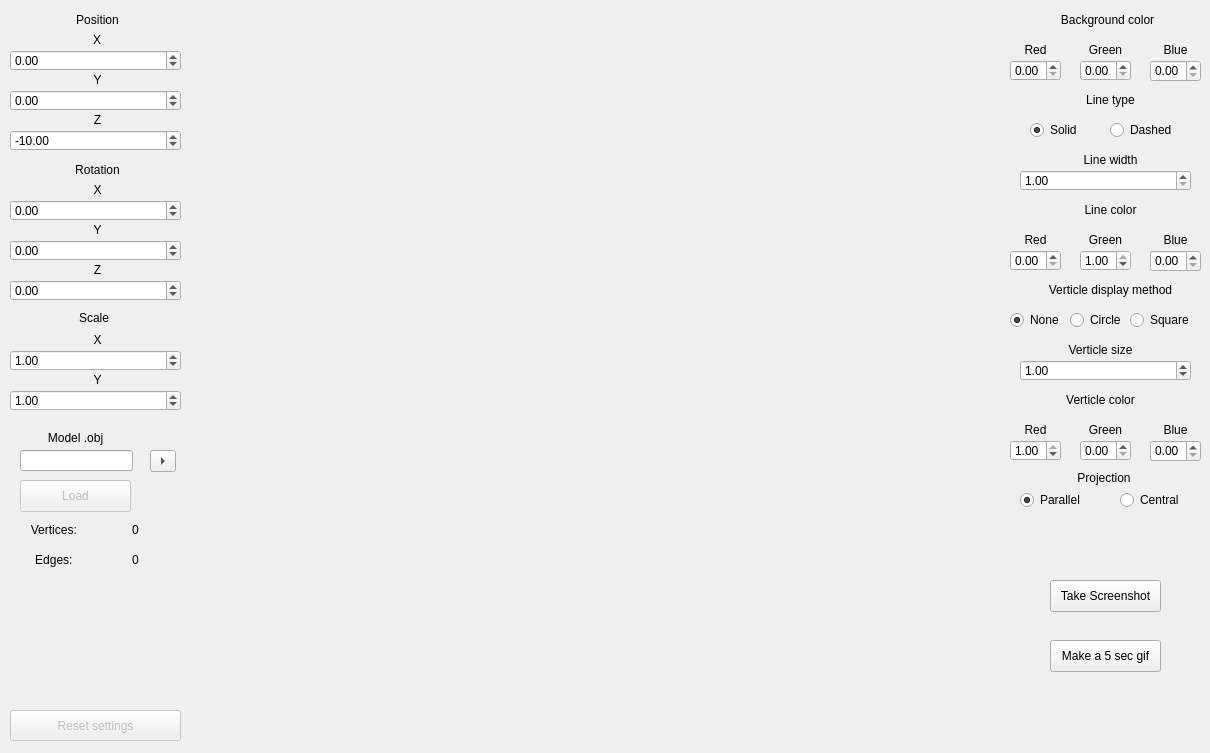
<?xml version="1.0" encoding="UTF-8"?>
<ui version="4.0">
 <class>MainWindow</class>
 <widget class="QMainWindow" name="MainWindow">
  <property name="geometry">
   <rect>
    <x>0</x>
    <y>0</y>
    <width>1210</width>
    <height>753</height>
   </rect>
  </property>
  <property name="minimumSize">
   <size>
    <width>1210</width>
    <height>753</height>
   </size>
  </property>
  <property name="maximumSize">
   <size>
    <width>1210</width>
    <height>753</height>
   </size>
  </property>
  <property name="windowTitle">
   <string>s21 Model Viewer</string>
  </property>
  <widget class="QWidget" name="centralwidget">
   <widget class="GLwidget" name="widget" native="true">
    <property name="geometry">
     <rect>
      <x>190</x>
      <y>0</y>
      <width>811</width>
      <height>751</height>
     </rect>
    </property>
    <property name="layoutDirection">
     <enum>Qt::LeftToRight</enum>
    </property>
    <property name="autoFillBackground">
     <bool>false</bool>
    </property>
   </widget>
   <widget class="QDoubleSpinBox" name="spinBox_blue">
    <property name="geometry">
     <rect>
      <x>1150</x>
      <y>60</y>
      <width>51</width>
      <height>22</height>
     </rect>
    </property>
    <property name="minimum">
     <double>0.000000000000000</double>
    </property>
    <property name="maximum">
     <double>1.000000000000000</double>
    </property>
    <property name="singleStep">
     <double>0.010000000000000</double>
    </property>
    <property name="value">
     <double>0.000000000000000</double>
    </property>
   </widget>
   <widget class="QLineEdit" name="lineEdit">
    <property name="geometry">
     <rect>
      <x>20</x>
      <y>450</y>
      <width>113</width>
      <height>21</height>
     </rect>
    </property>
    <property name="readOnly">
     <bool>true</bool>
    </property>
   </widget>
   <widget class="QToolButton" name="toolButton">
    <property name="geometry">
     <rect>
      <x>150</x>
      <y>450</y>
      <width>26</width>
      <height>22</height>
     </rect>
    </property>
    <property name="text">
     <string>...</string>
    </property>
    <property name="arrowType">
     <enum>Qt::RightArrow</enum>
    </property>
   </widget>
   <widget class="QPushButton" name="loadButton">
    <property name="enabled">
     <bool>false</bool>
    </property>
    <property name="geometry">
     <rect>
      <x>20</x>
      <y>480</y>
      <width>111</width>
      <height>32</height>
     </rect>
    </property>
    <property name="text">
     <string>Load</string>
    </property>
   </widget>
   <widget class="QDoubleSpinBox" name="spinBox_scale_Y">
    <property name="geometry">
     <rect>
      <x>10</x>
      <y>390</y>
      <width>171</width>
      <height>21</height>
     </rect>
    </property>
    <property name="minimum">
     <double>0.000000000000000</double>
    </property>
    <property name="maximum">
     <double>100.000000000000000</double>
    </property>
    <property name="singleStep">
     <double>0.010000000000000</double>
    </property>
    <property name="value">
     <double>1.000000000000000</double>
    </property>
   </widget>
   <widget class="QRadioButton" name="radioButton">
    <property name="geometry">
     <rect>
      <x>1020</x>
      <y>490</y>
      <width>71</width>
      <height>20</height>
     </rect>
    </property>
    <property name="text">
     <string>Parallel</string>
    </property>
    <property name="checked">
     <bool>true</bool>
    </property>
    <attribute name="buttonGroup">
     <string notr="true">buttonGroup</string>
    </attribute>
   </widget>
   <widget class="QDoubleSpinBox" name="rotate_spinBox_X">
    <property name="geometry">
     <rect>
      <x>10</x>
      <y>200</y>
      <width>171</width>
      <height>21</height>
     </rect>
    </property>
    <property name="minimum">
     <double>-360.000000000000000</double>
    </property>
    <property name="maximum">
     <double>360.000000000000000</double>
    </property>
    <property name="singleStep">
     <double>1.000000000000000</double>
    </property>
    <property name="value">
     <double>0.000000000000000</double>
    </property>
   </widget>
   <widget class="QLabel" name="label_4">
    <property name="geometry">
     <rect>
      <x>17</x>
      <y>180</y>
      <width>161</width>
      <height>20</height>
     </rect>
    </property>
    <property name="text">
     <string>X</string>
    </property>
    <property name="alignment">
     <set>Qt::AlignCenter</set>
    </property>
   </widget>
   <widget class="QLabel" name="label_2">
    <property name="geometry">
     <rect>
      <x>17</x>
      <y>70</y>
      <width>161</width>
      <height>20</height>
     </rect>
    </property>
    <property name="text">
     <string>Y</string>
    </property>
    <property name="alignment">
     <set>Qt::AlignCenter</set>
    </property>
   </widget>
   <widget class="QDoubleSpinBox" name="spinBox_Y">
    <property name="geometry">
     <rect>
      <x>10</x>
      <y>90</y>
      <width>171</width>
      <height>21</height>
     </rect>
    </property>
    <property name="minimum">
     <double>-1000.000000000000000</double>
    </property>
    <property name="maximum">
     <double>1000.000000000000000</double>
    </property>
    <property name="singleStep">
     <double>0.100000000000000</double>
    </property>
   </widget>
   <widget class="QDoubleSpinBox" name="spinBox_red">
    <property name="geometry">
     <rect>
      <x>1010</x>
      <y>60</y>
      <width>51</width>
      <height>21</height>
     </rect>
    </property>
    <property name="minimum">
     <double>0.000000000000000</double>
    </property>
    <property name="maximum">
     <double>1.000000000000000</double>
    </property>
    <property name="singleStep">
     <double>0.010000000000000</double>
    </property>
    <property name="value">
     <double>0.000000000000000</double>
    </property>
   </widget>
   <widget class="QDoubleSpinBox" name="spinBox_green">
    <property name="geometry">
     <rect>
      <x>1080</x>
      <y>60</y>
      <width>51</width>
      <height>21</height>
     </rect>
    </property>
    <property name="minimum">
     <double>0.000000000000000</double>
    </property>
    <property name="maximum">
     <double>1.000000000000000</double>
    </property>
    <property name="singleStep">
     <double>0.010000000000000</double>
    </property>
    <property name="value">
     <double>0.000000000000000</double>
    </property>
   </widget>
   <widget class="QDoubleSpinBox" name="spinBox_X">
    <property name="geometry">
     <rect>
      <x>10</x>
      <y>50</y>
      <width>171</width>
      <height>21</height>
     </rect>
    </property>
    <property name="minimum">
     <double>-1000.000000000000000</double>
    </property>
    <property name="maximum">
     <double>1000.000000000000000</double>
    </property>
    <property name="singleStep">
     <double>0.100000000000000</double>
    </property>
    <property name="value">
     <double>0.000000000000000</double>
    </property>
   </widget>
   <widget class="QRadioButton" name="radioButton_4">
    <property name="geometry">
     <rect>
      <x>1110</x>
      <y>120</y>
      <width>71</width>
      <height>20</height>
     </rect>
    </property>
    <property name="text">
     <string>Dashed</string>
    </property>
    <attribute name="buttonGroup">
     <string notr="true">buttonGroup_2</string>
    </attribute>
   </widget>
   <widget class="QRadioButton" name="radioButton_2">
    <property name="geometry">
     <rect>
      <x>1120</x>
      <y>490</y>
      <width>71</width>
      <height>20</height>
     </rect>
    </property>
    <property name="text">
     <string>Central</string>
    </property>
    <attribute name="buttonGroup">
     <string notr="true">buttonGroup</string>
    </attribute>
   </widget>
   <widget class="QLabel" name="label">
    <property name="geometry">
     <rect>
      <x>17</x>
      <y>30</y>
      <width>160</width>
      <height>20</height>
     </rect>
    </property>
    <property name="text">
     <string>X</string>
    </property>
    <property name="alignment">
     <set>Qt::AlignCenter</set>
    </property>
   </widget>
   <widget class="QLabel" name="label_5">
    <property name="geometry">
     <rect>
      <x>17</x>
      <y>220</y>
      <width>161</width>
      <height>20</height>
     </rect>
    </property>
    <property name="text">
     <string>Y</string>
    </property>
    <property name="alignment">
     <set>Qt::AlignCenter</set>
    </property>
   </widget>
   <widget class="QLabel" name="label_7">
    <property name="geometry">
     <rect>
      <x>17</x>
      <y>160</y>
      <width>161</width>
      <height>20</height>
     </rect>
    </property>
    <property name="text">
     <string>Rotation</string>
    </property>
    <property name="alignment">
     <set>Qt::AlignCenter</set>
    </property>
   </widget>
   <widget class="QLabel" name="label_3">
    <property name="geometry">
     <rect>
      <x>17</x>
      <y>110</y>
      <width>161</width>
      <height>20</height>
     </rect>
    </property>
    <property name="text">
     <string>Z</string>
    </property>
    <property name="alignment">
     <set>Qt::AlignCenter</set>
    </property>
   </widget>
   <widget class="QRadioButton" name="radioButton_3">
    <property name="geometry">
     <rect>
      <x>1030</x>
      <y>120</y>
      <width>61</width>
      <height>20</height>
     </rect>
    </property>
    <property name="text">
     <string>Solid</string>
    </property>
    <property name="checked">
     <bool>true</bool>
    </property>
    <attribute name="buttonGroup">
     <string notr="true">buttonGroup_2</string>
    </attribute>
   </widget>
   <widget class="QLabel" name="label_9">
    <property name="geometry">
     <rect>
      <x>10</x>
      <y>310</y>
      <width>168</width>
      <height>16</height>
     </rect>
    </property>
    <property name="text">
     <string>Scale</string>
    </property>
    <property name="alignment">
     <set>Qt::AlignCenter</set>
    </property>
   </widget>
   <widget class="QLabel" name="label_10">
    <property name="geometry">
     <rect>
      <x>1020</x>
      <y>470</y>
      <width>168</width>
      <height>16</height>
     </rect>
    </property>
    <property name="text">
     <string>Projection</string>
    </property>
    <property name="alignment">
     <set>Qt::AlignCenter</set>
    </property>
   </widget>
   <widget class="QDoubleSpinBox" name="spinBox_scale_X">
    <property name="geometry">
     <rect>
      <x>10</x>
      <y>350</y>
      <width>171</width>
      <height>21</height>
     </rect>
    </property>
    <property name="minimum">
     <double>0.000000000000000</double>
    </property>
    <property name="maximum">
     <double>100.000000000000000</double>
    </property>
    <property name="singleStep">
     <double>0.010000000000000</double>
    </property>
    <property name="value">
     <double>1.000000000000000</double>
    </property>
   </widget>
   <widget class="QDoubleSpinBox" name="rotate_spinBox_Y_2">
    <property name="geometry">
     <rect>
      <x>10</x>
      <y>240</y>
      <width>171</width>
      <height>21</height>
     </rect>
    </property>
    <property name="minimum">
     <double>-360.000000000000000</double>
    </property>
    <property name="maximum">
     <double>360.000000000000000</double>
    </property>
    <property name="singleStep">
     <double>1.000000000000000</double>
    </property>
   </widget>
   <widget class="QDoubleSpinBox" name="rotate_spinBox_Z_2">
    <property name="geometry">
     <rect>
      <x>10</x>
      <y>280</y>
      <width>171</width>
      <height>21</height>
     </rect>
    </property>
    <property name="minimum">
     <double>-360.000000000000000</double>
    </property>
    <property name="maximum">
     <double>360.000000000000000</double>
    </property>
    <property name="singleStep">
     <double>1.000000000000000</double>
    </property>
    <property name="value">
     <double>0.000000000000000</double>
    </property>
   </widget>
   <widget class="QLabel" name="label_6">
    <property name="geometry">
     <rect>
      <x>17</x>
      <y>260</y>
      <width>161</width>
      <height>20</height>
     </rect>
    </property>
    <property name="text">
     <string>Z</string>
    </property>
    <property name="alignment">
     <set>Qt::AlignCenter</set>
    </property>
   </widget>
   <widget class="QDoubleSpinBox" name="spinBox_Z">
    <property name="geometry">
     <rect>
      <x>10</x>
      <y>130</y>
      <width>171</width>
      <height>21</height>
     </rect>
    </property>
    <property name="minimum">
     <double>-1000.000000000000000</double>
    </property>
    <property name="maximum">
     <double>1000.000000000000000</double>
    </property>
    <property name="singleStep">
     <double>0.100000000000000</double>
    </property>
    <property name="value">
     <double>-10.000000000000000</double>
    </property>
   </widget>
   <widget class="QLabel" name="label_8">
    <property name="geometry">
     <rect>
      <x>17</x>
      <y>10</y>
      <width>161</width>
      <height>20</height>
     </rect>
    </property>
    <property name="text">
     <string>Position</string>
    </property>
    <property name="alignment">
     <set>Qt::AlignCenter</set>
    </property>
   </widget>
   <widget class="QLabel" name="label_17">
    <property name="geometry">
     <rect>
      <x>17</x>
      <y>330</y>
      <width>161</width>
      <height>20</height>
     </rect>
    </property>
    <property name="text">
     <string>X</string>
    </property>
    <property name="alignment">
     <set>Qt::AlignCenter</set>
    </property>
   </widget>
   <widget class="QLabel" name="label_18">
    <property name="geometry">
     <rect>
      <x>17</x>
      <y>370</y>
      <width>161</width>
      <height>20</height>
     </rect>
    </property>
    <property name="text">
     <string>Y</string>
    </property>
    <property name="alignment">
     <set>Qt::AlignCenter</set>
    </property>
   </widget>
   <widget class="QLabel" name="label_19">
    <property name="geometry">
     <rect>
      <x>20</x>
      <y>430</y>
      <width>111</width>
      <height>16</height>
     </rect>
    </property>
    <property name="text">
     <string>Model .obj</string>
    </property>
    <property name="alignment">
     <set>Qt::AlignCenter</set>
    </property>
   </widget>
   <widget class="QLabel" name="label_20">
    <property name="geometry">
     <rect>
      <x>1017</x>
      <y>10</y>
      <width>181</width>
      <height>20</height>
     </rect>
    </property>
    <property name="text">
     <string>Background color</string>
    </property>
    <property name="alignment">
     <set>Qt::AlignCenter</set>
    </property>
   </widget>
   <widget class="QLabel" name="label_13">
    <property name="geometry">
     <rect>
      <x>1080</x>
      <y>40</y>
      <width>51</width>
      <height>20</height>
     </rect>
    </property>
    <property name="text">
     <string>Green</string>
    </property>
    <property name="alignment">
     <set>Qt::AlignCenter</set>
    </property>
   </widget>
   <widget class="QLabel" name="label_14">
    <property name="geometry">
     <rect>
      <x>1010</x>
      <y>40</y>
      <width>51</width>
      <height>20</height>
     </rect>
    </property>
    <property name="text">
     <string>Red</string>
    </property>
    <property name="alignment">
     <set>Qt::AlignCenter</set>
    </property>
   </widget>
   <widget class="QLabel" name="label_21">
    <property name="geometry">
     <rect>
      <x>1150</x>
      <y>40</y>
      <width>51</width>
      <height>20</height>
     </rect>
    </property>
    <property name="text">
     <string>Blue</string>
    </property>
    <property name="alignment">
     <set>Qt::AlignCenter</set>
    </property>
   </widget>
   <widget class="QLabel" name="label_22">
    <property name="geometry">
     <rect>
      <x>1020</x>
      <y>90</y>
      <width>181</width>
      <height>20</height>
     </rect>
    </property>
    <property name="text">
     <string>Line type</string>
    </property>
    <property name="alignment">
     <set>Qt::AlignCenter</set>
    </property>
   </widget>
   <widget class="QLabel" name="label_23">
    <property name="geometry">
     <rect>
      <x>1020</x>
      <y>150</y>
      <width>181</width>
      <height>20</height>
     </rect>
    </property>
    <property name="text">
     <string>Line width</string>
    </property>
    <property name="alignment">
     <set>Qt::AlignCenter</set>
    </property>
   </widget>
   <widget class="QDoubleSpinBox" name="spinBox_lineWidth">
    <property name="geometry">
     <rect>
      <x>1020</x>
      <y>170</y>
      <width>171</width>
      <height>21</height>
     </rect>
    </property>
    <property name="minimum">
     <double>1.000000000000000</double>
    </property>
    <property name="maximum">
     <double>100.000000000000000</double>
    </property>
    <property name="singleStep">
     <double>0.500000000000000</double>
    </property>
    <property name="value">
     <double>1.000000000000000</double>
    </property>
   </widget>
   <widget class="QLabel" name="label_24">
    <property name="geometry">
     <rect>
      <x>1020</x>
      <y>200</y>
      <width>181</width>
      <height>20</height>
     </rect>
    </property>
    <property name="text">
     <string>Line color</string>
    </property>
    <property name="alignment">
     <set>Qt::AlignCenter</set>
    </property>
   </widget>
   <widget class="QDoubleSpinBox" name="spinBox_red_line">
    <property name="geometry">
     <rect>
      <x>1010</x>
      <y>250</y>
      <width>51</width>
      <height>21</height>
     </rect>
    </property>
    <property name="minimum">
     <double>0.000000000000000</double>
    </property>
    <property name="maximum">
     <double>1.000000000000000</double>
    </property>
    <property name="singleStep">
     <double>0.010000000000000</double>
    </property>
    <property name="value">
     <double>0.000000000000000</double>
    </property>
   </widget>
   <widget class="QDoubleSpinBox" name="spinBox_blue_line">
    <property name="geometry">
     <rect>
      <x>1150</x>
      <y>250</y>
      <width>51</width>
      <height>22</height>
     </rect>
    </property>
    <property name="minimum">
     <double>0.000000000000000</double>
    </property>
    <property name="maximum">
     <double>1.000000000000000</double>
    </property>
    <property name="singleStep">
     <double>0.010000000000000</double>
    </property>
    <property name="value">
     <double>0.000000000000000</double>
    </property>
   </widget>
   <widget class="QDoubleSpinBox" name="spinBox_green_line">
    <property name="geometry">
     <rect>
      <x>1080</x>
      <y>250</y>
      <width>51</width>
      <height>21</height>
     </rect>
    </property>
    <property name="minimum">
     <double>0.000000000000000</double>
    </property>
    <property name="maximum">
     <double>1.000000000000000</double>
    </property>
    <property name="singleStep">
     <double>0.010000000000000</double>
    </property>
    <property name="value">
     <double>1.000000000000000</double>
    </property>
   </widget>
   <widget class="QLabel" name="label_15">
    <property name="geometry">
     <rect>
      <x>1080</x>
      <y>230</y>
      <width>51</width>
      <height>20</height>
     </rect>
    </property>
    <property name="text">
     <string>Green</string>
    </property>
    <property name="alignment">
     <set>Qt::AlignCenter</set>
    </property>
   </widget>
   <widget class="QLabel" name="label_16">
    <property name="geometry">
     <rect>
      <x>1010</x>
      <y>230</y>
      <width>51</width>
      <height>20</height>
     </rect>
    </property>
    <property name="text">
     <string>Red</string>
    </property>
    <property name="alignment">
     <set>Qt::AlignCenter</set>
    </property>
   </widget>
   <widget class="QLabel" name="label_25">
    <property name="geometry">
     <rect>
      <x>1150</x>
      <y>230</y>
      <width>51</width>
      <height>20</height>
     </rect>
    </property>
    <property name="text">
     <string>Blue</string>
    </property>
    <property name="alignment">
     <set>Qt::AlignCenter</set>
    </property>
   </widget>
   <widget class="QLabel" name="label_26">
    <property name="geometry">
     <rect>
      <x>1020</x>
      <y>280</y>
      <width>181</width>
      <height>20</height>
     </rect>
    </property>
    <property name="text">
     <string>Verticle display method</string>
    </property>
    <property name="alignment">
     <set>Qt::AlignCenter</set>
    </property>
   </widget>
   <widget class="QRadioButton" name="radioButton_5">
    <property name="geometry">
     <rect>
      <x>1010</x>
      <y>310</y>
      <width>61</width>
      <height>20</height>
     </rect>
    </property>
    <property name="text">
     <string>None</string>
    </property>
    <property name="checked">
     <bool>true</bool>
    </property>
    <attribute name="buttonGroup">
     <string notr="true">buttonGroup_3</string>
    </attribute>
   </widget>
   <widget class="QRadioButton" name="radioButton_6">
    <property name="geometry">
     <rect>
      <x>1070</x>
      <y>310</y>
      <width>61</width>
      <height>20</height>
     </rect>
    </property>
    <property name="text">
     <string>Circle</string>
    </property>
    <property name="checked">
     <bool>false</bool>
    </property>
    <attribute name="buttonGroup">
     <string notr="true">buttonGroup_3</string>
    </attribute>
   </widget>
   <widget class="QRadioButton" name="radioButton_7">
    <property name="geometry">
     <rect>
      <x>1130</x>
      <y>310</y>
      <width>71</width>
      <height>20</height>
     </rect>
    </property>
    <property name="text">
     <string>Square</string>
    </property>
    <property name="checked">
     <bool>false</bool>
    </property>
    <attribute name="buttonGroup">
     <string notr="true">buttonGroup_3</string>
    </attribute>
   </widget>
   <widget class="QLabel" name="label_27">
    <property name="geometry">
     <rect>
      <x>1010</x>
      <y>340</y>
      <width>181</width>
      <height>20</height>
     </rect>
    </property>
    <property name="text">
     <string>Verticle size</string>
    </property>
    <property name="alignment">
     <set>Qt::AlignCenter</set>
    </property>
   </widget>
   <widget class="QDoubleSpinBox" name="spinBox_verticle_Size">
    <property name="geometry">
     <rect>
      <x>1020</x>
      <y>360</y>
      <width>171</width>
      <height>21</height>
     </rect>
    </property>
    <property name="minimum">
     <double>0.000000000000000</double>
    </property>
    <property name="maximum">
     <double>100.000000000000000</double>
    </property>
    <property name="singleStep">
     <double>0.500000000000000</double>
    </property>
    <property name="value">
     <double>1.000000000000000</double>
    </property>
   </widget>
   <widget class="QDoubleSpinBox" name="spinBox_red_verticle">
    <property name="geometry">
     <rect>
      <x>1010</x>
      <y>440</y>
      <width>51</width>
      <height>21</height>
     </rect>
    </property>
    <property name="minimum">
     <double>0.000000000000000</double>
    </property>
    <property name="maximum">
     <double>1.000000000000000</double>
    </property>
    <property name="singleStep">
     <double>0.010000000000000</double>
    </property>
    <property name="value">
     <double>1.000000000000000</double>
    </property>
   </widget>
   <widget class="QDoubleSpinBox" name="spinBox_blue_verticle">
    <property name="geometry">
     <rect>
      <x>1150</x>
      <y>440</y>
      <width>51</width>
      <height>22</height>
     </rect>
    </property>
    <property name="minimum">
     <double>0.000000000000000</double>
    </property>
    <property name="maximum">
     <double>1.000000000000000</double>
    </property>
    <property name="singleStep">
     <double>0.010000000000000</double>
    </property>
    <property name="value">
     <double>0.000000000000000</double>
    </property>
   </widget>
   <widget class="QDoubleSpinBox" name="spinBox_green_verticle">
    <property name="geometry">
     <rect>
      <x>1080</x>
      <y>440</y>
      <width>51</width>
      <height>21</height>
     </rect>
    </property>
    <property name="minimum">
     <double>0.000000000000000</double>
    </property>
    <property name="maximum">
     <double>1.000000000000000</double>
    </property>
    <property name="singleStep">
     <double>0.010000000000000</double>
    </property>
    <property name="value">
     <double>0.000000000000000</double>
    </property>
   </widget>
   <widget class="QLabel" name="label_28">
    <property name="geometry">
     <rect>
      <x>1080</x>
      <y>420</y>
      <width>51</width>
      <height>20</height>
     </rect>
    </property>
    <property name="text">
     <string>Green</string>
    </property>
    <property name="alignment">
     <set>Qt::AlignCenter</set>
    </property>
   </widget>
   <widget class="QLabel" name="label_29">
    <property name="geometry">
     <rect>
      <x>1010</x>
      <y>420</y>
      <width>51</width>
      <height>20</height>
     </rect>
    </property>
    <property name="text">
     <string>Red</string>
    </property>
    <property name="alignment">
     <set>Qt::AlignCenter</set>
    </property>
   </widget>
   <widget class="QLabel" name="label_30">
    <property name="geometry">
     <rect>
      <x>1150</x>
      <y>420</y>
      <width>51</width>
      <height>20</height>
     </rect>
    </property>
    <property name="text">
     <string>Blue</string>
    </property>
    <property name="alignment">
     <set>Qt::AlignCenter</set>
    </property>
   </widget>
   <widget class="QLabel" name="label_31">
    <property name="geometry">
     <rect>
      <x>1010</x>
      <y>390</y>
      <width>181</width>
      <height>20</height>
     </rect>
    </property>
    <property name="text">
     <string>Verticle color</string>
    </property>
    <property name="alignment">
     <set>Qt::AlignCenter</set>
    </property>
   </widget>
   <widget class="QPushButton" name="resetButton">
    <property name="enabled">
     <bool>false</bool>
    </property>
    <property name="geometry">
     <rect>
      <x>10</x>
      <y>710</y>
      <width>171</width>
      <height>31</height>
     </rect>
    </property>
    <property name="text">
     <string>Reset settings</string>
    </property>
   </widget>
   <widget class="QPushButton" name="screen">
    <property name="geometry">
     <rect>
      <x>1050</x>
      <y>580</y>
      <width>111</width>
      <height>32</height>
     </rect>
    </property>
    <property name="text">
     <string>Take Screenshot</string>
    </property>
   </widget>
   <widget class="QPushButton" name="gif">
    <property name="geometry">
     <rect>
      <x>1050</x>
      <y>640</y>
      <width>111</width>
      <height>32</height>
     </rect>
    </property>
    <property name="text">
     <string>Make a 5 sec gif</string>
    </property>
   </widget>
   <widget class="QLabel" name="VerticesLabel">
    <property name="geometry">
     <rect>
      <x>90</x>
      <y>520</y>
      <width>91</width>
      <height>20</height>
     </rect>
    </property>
    <property name="text">
     <string>0</string>
    </property>
    <property name="alignment">
     <set>Qt::AlignCenter</set>
    </property>
   </widget>
   <widget class="QLabel" name="EdgesLabel">
    <property name="geometry">
     <rect>
      <x>90</x>
      <y>550</y>
      <width>91</width>
      <height>20</height>
     </rect>
    </property>
    <property name="text">
     <string>0</string>
    </property>
    <property name="alignment">
     <set>Qt::AlignCenter</set>
    </property>
   </widget>
   <widget class="QLabel" name="VerticesLabel_2">
    <property name="geometry">
     <rect>
      <x>10</x>
      <y>520</y>
      <width>91</width>
      <height>20</height>
     </rect>
    </property>
    <property name="text">
     <string>Vertices: </string>
    </property>
    <property name="alignment">
     <set>Qt::AlignCenter</set>
    </property>
   </widget>
   <widget class="QLabel" name="EdgesLabel_2">
    <property name="geometry">
     <rect>
      <x>10</x>
      <y>550</y>
      <width>91</width>
      <height>20</height>
     </rect>
    </property>
    <property name="text">
     <string>Edges: </string>
    </property>
    <property name="alignment">
     <set>Qt::AlignCenter</set>
    </property>
   </widget>
  </widget>
 </widget>
 <customwidgets>
  <customwidget>
   <class>GLwidget</class>
   <extends>QWidget</extends>
   <header>glwidget.h</header>
   <container>1</container>
  </customwidget>
 </customwidgets>
 <resources/>
 <connections/>
 <buttongroups>
  <buttongroup name="buttonGroup_3"/>
  <buttongroup name="buttonGroup_2"/>
  <buttongroup name="buttonGroup"/>
 </buttongroups>
</ui>
